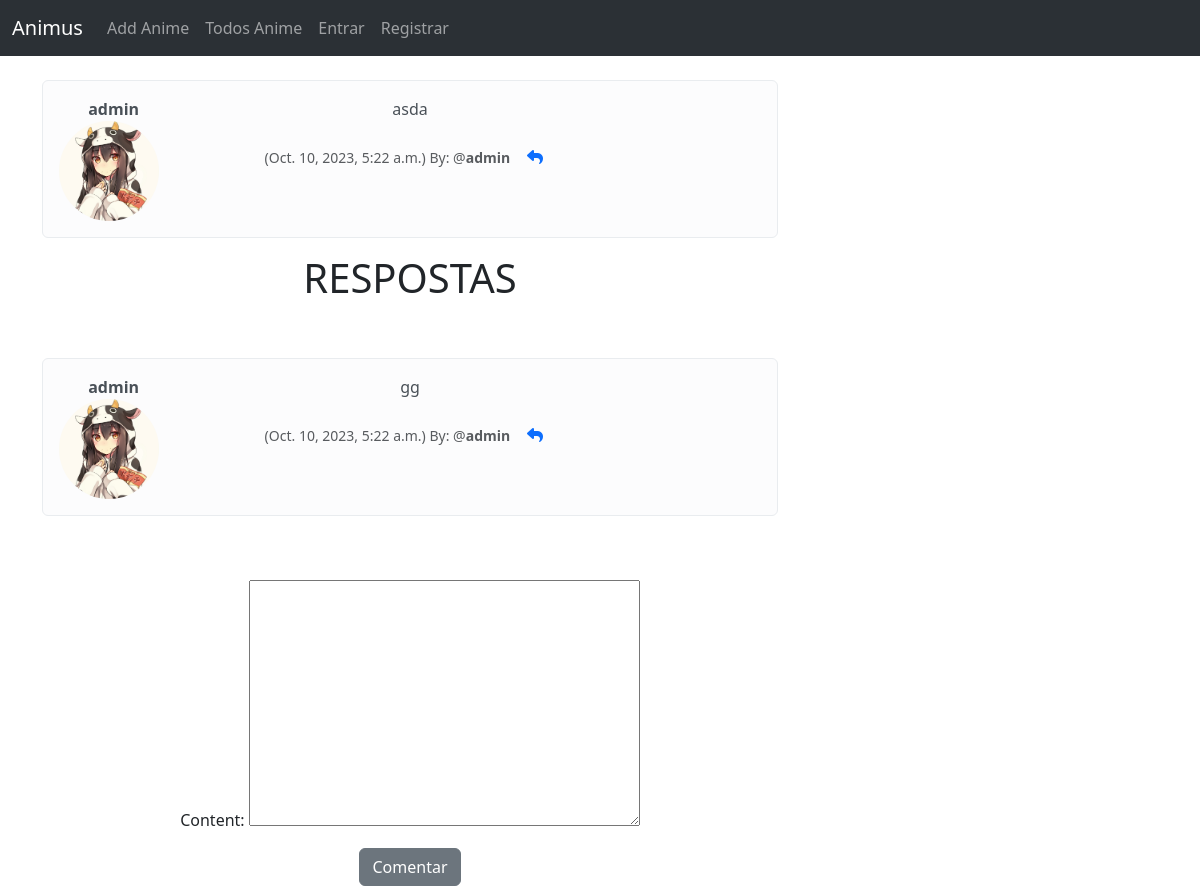
/reply_comment/23, run on the app's committed database.
### anime_forum/models.py (models this page shows, shortened)
class Comment(models.Model):
    post = models.ForeignKey(
        Post, related_name="comments", null=True, on_delete=models.CASCADE
    )
    user = models.ForeignKey(User, on_delete=models.CASCADE)
    body = models.TextField(max_length=300)
    likes = models.ManyToManyField(User, related_name="post_like", blank=True)
    date_creation = models.DateTimeField(auto_now_add=True)

class Profile(models.Model):
    user = models.OneToOneField(User, on_delete=models.CASCADE)
    profile_image = models.ImageField(null=True, blank=True, upload_to="images/users")
    profile_bio = models.CharField(null=True, blank=True, max_length=200)

class Replys(models.Model):
    content = models.TextField(max_length=300)
    date_creation = models.DateTimeField(auto_now_add=True)
    author = models.ForeignKey(User, on_delete=models.CASCADE)
    comment_connect = models.ForeignKey(Comment, on_delete=models.CASCADE)
    reply_count = models.ManyToManyField(
        Comment, related_name="reply_count", blank=True
    )

### anime_forum/views.py (the view)
# urls.py: path("reply_comment/<int:pk>", views.reply_comment, name="reply_comment"),
def reply_comment(request, pk):
    comment = get_object_or_404(Comment, id=pk)
    replys = Replys.objects.all()
    post = get_object_or_404(Comment, id=pk)
    form = ReplyForm(request.POST or None)
    if comment:
        if request.method == "POST":
            if form.is_valid():
                comment = form.save(commit=False)
                comment.user = request.user
                comment.author = request.user
                comment.comment_connect = Comment.objects.get(pk=post.id)
                comment.save()
                return redirect(request.META.get("HTTP_REFERER"))
        else:
            return render(
                request,
                "reply_comment.html",
                {"comment": comment, "form": form, "replys": replys},
            )

### anime_forum/forms.py
class ReplyForm(forms.ModelForm):
    content = (
        forms.CharField(
            label="",
            widget=forms.TextInput(
                attrs={"class": "form-control", "placeholder": "Titulo Post"}
            ),
        ),
    )
    class Meta:
        model = Replys
        exclude = ("date_creation", "author", "reply_count", "comment_connect")

### anime_forum/templates/reply_comment.html (shortened to what this page needs)
{% include "base.html" %}
{% load static %}
{% block content %}
    <div class="container text-center">
        <div class="row">
            <div class="col-8">
                <div class="alert alert-light" role="alert">
                    <div class="row">
                        <div class="col-1">
                            &nbsp;&nbsp;&nbsp;&nbsp;&nbsp;&nbsp;&nbsp;<strong>{{ comment.user }}</strong>
                            <br />
                            {% if comment.user.profile.profile_image %}
                                <img src="{{ comment.user.profile.profile_image.url }}"
                                     alt=""
                                     width="100"
                                     height="100"
                                     class="rounded-circle"
                                     alt="" />
                            {% endif %}
                        </div>
                        <div class="col-10">
                            {{ comment.body }}
                            <br />
                            <br />
                            <small class="text-muted">({{ comment.date_creation }}) By: @<strong>{{ comment.user }}</strong></small>
                            &nbsp;&nbsp;&nbsp;<a href="#"><i class="fas fa-reply"></i></a>
                        </div>
                    </div>
                </div>
                <h1>RESPOSTAS</h1>
                <br />
                <br />
                {% for reply in replys %}
                    {% if reply.comment_connect == comment %}
                        <div class="alert alert-light" role="alert">
                            <div class="row">
                                <div class="col-1">
                                    &nbsp;&nbsp;&nbsp;&nbsp;&nbsp;&nbsp;&nbsp;<strong>{{ reply.author }}</strong>
                                    <br />
                                    {% if comment.user.profile.profile_image %}
                                        <img src="{{ reply.author.profile.profile_image.url }}"
                                             width="100"
                                             height="100"
                                             class="rounded-circle"
                                             alt="" />
                                    {% else %}
                                        <img src="{% static "\images\users\419d80fc47dbb030167929078cf52dd6d4b03f1c_full.jpg" %}"
                                             width="100"
                                             height="100"
                                             class="rounded-circle"
                                             alt="" />
                                    {% endif %}
                                </div>
                                <div class="col-10">
                                    {{ reply.content }}
                                    <br />
                                    <br />
                                    <small class="text-muted">({{ comment.date_creation }}) By: @<strong>{{ reply.author }}</strong></small>
                                    &nbsp;&nbsp;&nbsp;<a href="{% url "reply_comment" reply.id %}"><i class="fas fa-reply"></i></a>
                                </div>
                            </div>
                        </div>
                    {% endif %}
                {% endfor %}
                <br />
                <br />
                {% if form %}
                    <form method="POST">
                        {{ form.as_p }}
                        <button class="btn btn-secondary" type="submit">Comentar</button>
                    </form>
                {% endif %}
            </div>
        </div>
    </div>
{% endblock content %}

### data on the page
Comment: user "admin", user.profile.profile_image (picture), body "asda", date_creation "Oct. 10, 2023, 5:22 a.m."
Replys: author "admin", author.profile.profile_image (picture), content "gg"
